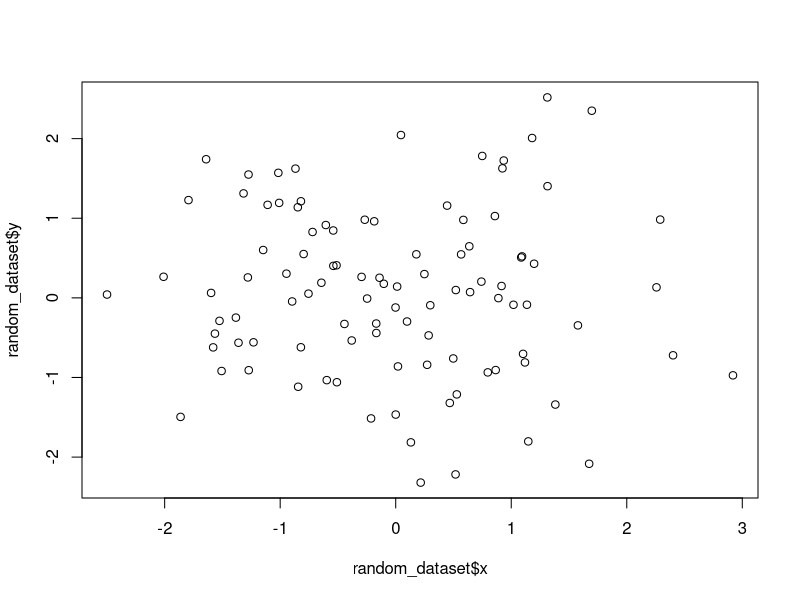

Write R code to recreate this figure. (Note: this script raises an error after producing the figure.)
random_dataset <- data.frame(x = rnorm(100), y = rnorm(100))
options(digits = 3)

# plot
plot(random_dataset$x, random_dataset$y)

# summary
summary(random_dataset)

# correlation
cor(random_dataset)

# regression
lm(y ~ x, data = random_dataset)

# linear model
lm(y ~ x, data = random_dataset)
k
ll <- lm(y ~ x, data = random_dataset)
plot(ll)
# linear model
summary(lm(y ~ x, data = random_dataset))

# linear model
anova(lm(y ~ x, data = random_dataset))

# linear model
confint(lm(y ~ x, data = random_dataset))

# linear model
predict(lm(y ~ x, data = random_dataset), data.frame(x = 0))

# linear model
residuals(lm(y ~ x, data = random_dataset))

# linear model
rstandard(lm(y ~ x, data = random_dataset))

# linear model
fitted(lm(y ~ x, data = random_dataset))

# linear model
rstudent(lm(y ~ x, data = random_dataset))

# linear model
hatvalues(lm(y ~ x, data = random_dataset))

# linear model																	
